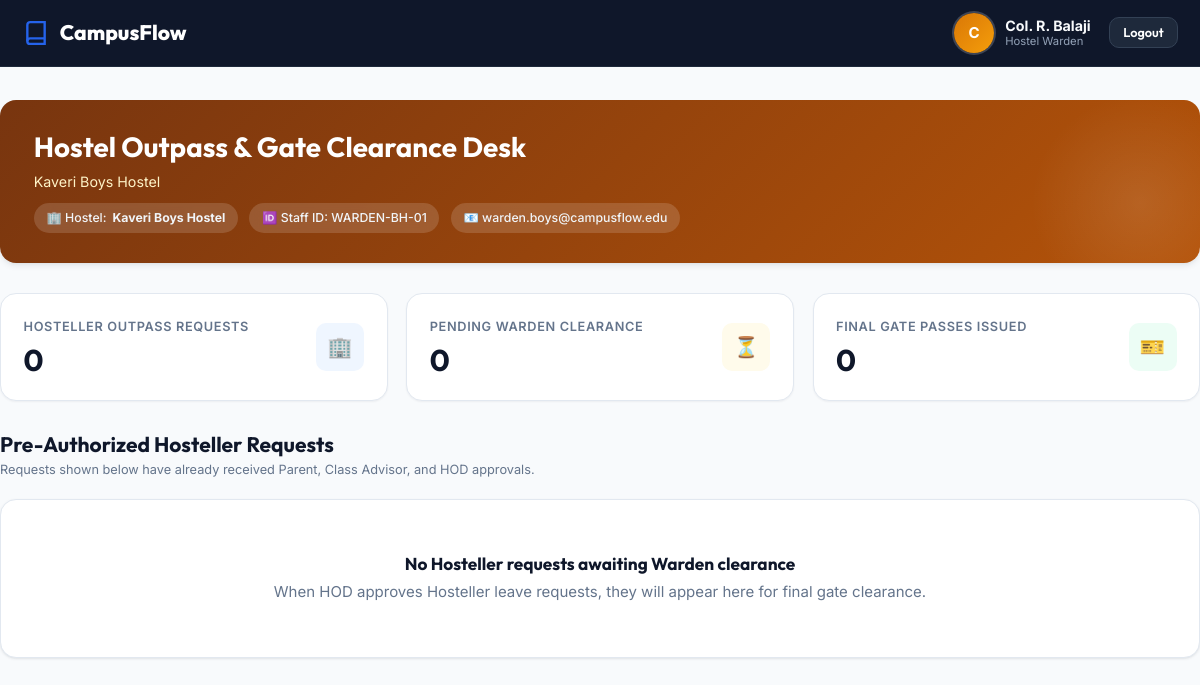
The app's page /warden/dashboard.php (signed in) with its own data.
### tables this page shows
CREATE TABLE IF NOT EXISTS `faculty` (
    `id` INT AUTO_INCREMENT PRIMARY KEY,
    `user_id` INT NOT NULL,
    `faculty_id_no` VARCHAR(50) NOT NULL UNIQUE,
    `full_name` VARCHAR(150) NOT NULL,
    `email` VARCHAR(150) NOT NULL,
    `phone` VARCHAR(30) NOT NULL,
    `role_type` ENUM('advisor', 'hod', 'warden') NOT NULL,
    `department` VARCHAR(100) NULL,
    `section_handled` VARCHAR(50) NULL,
    `hostel_name` VARCHAR(100) NULL,
    `created_at` DATETIME DEFAULT CURRENT_TIMESTAMP,
    CONSTRAINT `fk_faculty_user` FOREIGN KEY (`user_id`) REFERENCES `users`(`id`) ON DELETE CASCADE
);

### backend/auth_middleware.php (called while the page is built, shortened)
<?php
require_once __DIR__ . '/db.php';
function is_authenticated(): bool {
    return isset($_SESSION['user_id']) && !empty($_SESSION['user_id']) && isset($_SESSION['role']);
}
function require_auth(?string $required_role = null): array {
    global $pdo;
    $current_role = $_SESSION['role'];
    $user_id = (int)$_SESSION['user_id'];
    $stmt = $pdo->prepare("SELECT id, username, email, phone, role, created_at FROM users WHERE id = ?");
    $stmt->execute([$user_id]);
    $user = $stmt->fetch();
    $profile = null;
    if ($current_role === 'student') {
        $pstmt = $pdo->prepare("
            SELECT s.*, p.full_name AS parent_name, p.phone AS parent_phone, p.email AS parent_email, p.preferred_language
            FROM students s
            LEFT JOIN parents p ON s.parent_id = p.id
            WHERE s.user_id = ?
        ");
        $pstmt->execute([$user_id]);
        $profile = $pstmt->fetch();
    } elseif (in_array($current_role, ['advisor', 'hod', 'warden'], true)) {
        $pstmt = $pdo->prepare("SELECT * FROM faculty WHERE user_id = ?");
        $pstmt->execute([$user_id]);
        $profile = $pstmt->fetch();
    }
    return [
        'user'    => $user,
        'profile' => $profile
    ];
}

### warden/dashboard.php (the view, shortened to what this page needs)
<?php
require_once __DIR__ . '/../backend/auth_middleware.php';
$auth_data = require_auth('warden');
$warden    = $auth_data['profile'];
$stmt = $pdo->query("
    SELECT lr.*, s.register_number, s.full_name AS student_name, s.department, s.year, s.section, s.hostel_status, s.phone AS student_phone,
           p.full_name AS parent_name, p.phone AS parent_phone
    FROM leave_requests lr
    JOIN students s ON lr.student_id = s.id
    LEFT JOIN parents p ON s.parent_id = p.id
    WHERE s.hostel_status = 'hosteller' AND (
        lr.status = 'Waiting for Warden' OR
        lr.status = 'HOD Approved' OR
        lr.status = 'Warden Approved' OR
        lr.status = 'Warden Rejected' OR
        lr.status = 'Completed'
    )
    ORDER BY lr.created_at DESC
");
$leaves = $stmt->fetchAll();
$total_hostel = count($leaves);
$pending_warden = 0;
$gatepasses_issued = 0;
?>
<!DOCTYPE html>
<html lang="en">
<head>
    <link rel="stylesheet" href="../assets/css/main.css">
    <link rel="stylesheet" href="../assets/css/dashboard.css">
</head>
<body class="dashboard-layout">
    <header class="app-navbar">
        <div class="container nav-wrapper">
            <a href="../index.html" class="brand-logo">
                <svg width="26" height="26" viewBox="0 0 24 24" fill="none" stroke="currentColor" stroke-width="2.2">
                    <path d="M4 19.5A2.5 2.5 0 0 1 6.5 17H20"></path>
                    <path d="M6.5 2H20v20H6.5A2.5 2.5 0 0 1 4 19.5v-15A2.5 2.5 0 0 1 6.5 2z"></path>
                </svg>
                CampusFlow
            </a>
            <div class="user-profile-menu">
                <div class="user-badge-info">
                    <div class="user-avatar" style="background: linear-gradient(135deg, #d97706, #f59e0b);"><?= strtoupper(substr($warden['full_name'] ?? 'W', 0, 1)) ?></div>
                    <div class="user-text">
                        <div class="user-name"><?= htmlspecialchars($warden['full_name'] ?? 'Warden') ?></div>
                        <div class="user-role-tag">Hostel Warden</div>
                    </div>
                </div>
                <a href="../backend/logout.php" class="btn btn-secondary btn-sm" style="background:#1e293b; color:#fff; border-color:#334155;">Logout</a>
            </div>
        </div>
    </header>
    <main class="dashboard-content container">
        <div class="profile-banner-card" style="background: linear-gradient(135deg, #78350f 0%, #b45309 100%);">
            <div class="profile-banner-grid">
                <div class="profile-main-details">
                    <h1>Hostel Outpass & Gate Clearance Desk</h1>
                    <p style="color: #fef3c7; font-size: 0.95rem;">
                        <?= htmlspecialchars($warden['hostel_name'] ?? 'Institutional Hostels') ?>
                    </p>
                    <div class="profile-meta-tags">
                        <span class="meta-pill">🏢 Hostel: <strong><?= htmlspecialchars($warden['hostel_name'] ?? 'Hostel Warden') ?></strong></span>
                        <span class="meta-pill">🆔 Staff ID: <?= htmlspecialchars($warden['faculty_id_no']) ?></span>
                        <span class="meta-pill">📧 <?= htmlspecialchars($warden['email']) ?></span>
                    </div>
                </div>
            </div>
        </div>
        <div class="stats-grid">
            <div class="stat-card">
                <div class="stat-info">
                    <span>Hosteller Outpass Requests</span>
                    <h3><?= $total_hostel ?></h3>
                </div>
                <div class="stat-icon-wrapper stat-icon-blue">🏢</div>
            </div>
            <div class="stat-card">
                <div class="stat-info">
                    <span>Pending Warden Clearance</span>
                    <h3><?= $pending_warden ?></h3>
                </div>
                <div class="stat-icon-wrapper stat-icon-yellow">⏳</div>
            </div>
            <div class="stat-card">
                <div class="stat-info">
                    <span>Final Gate Passes Issued</span>
                    <h3><?= $gatepasses_issued ?></h3>
                </div>
                <div class="stat-icon-wrapper stat-icon-green">🎫</div>
            </div>
        </div>
        <div class="section-toolbar">
            <div>
                <h2>Pre-Authorized Hosteller Requests</h2>
                <p style="color:#64748b; font-size:0.85rem; margin-top:0.2rem;">
                    Requests shown below have already received Parent, Class Advisor, and HOD approvals.
                </p>
            </div>
        </div>
        <div class="table-card">
            <?php if (empty($leaves)): ?>
                <div class="empty-state">
                    <h4>No Hosteller requests awaiting Warden clearance</h4>
                    <p>When HOD approves Hosteller leave requests, they will appear here for final gate clearance.</p>
                </div>
            <?php endif; ?>
        </div>
    </main>
</body>
</html>

### assets/css/main.css (style rules this page uses)
:root { --primary: #1e40af; --primary-hover: #1d4ed8; --primary-light: #eff6ff; --primary-dark: #0f172a; --accent: #2563eb; --accent-cyan: #06b6d4; --success: #059669; --success-bg: #ecfdf5; --success-border: #a7f3d0; --warning: #d97706; --warning-bg: #fffbeb; --warning-border: #fde68a; --danger: #dc2626; --danger-bg: #fef2f2; --danger-border: #fecaca; --info: #0284c7; --info-bg: #f0f9ff; --info-border: #bae6fd; --bg-page: #f8fafc; --bg-surface: #ffffff; --bg-surface-elevated: #ffffff; --border-color: #e2e8f0; --border-light: #f1f5f9; --text-main: #0f172a; --text-muted: #64748b; --text-light: #94a3b8; --text-inverse: #ffffff; --shadow-xs: 0 1px 2px 0 rgba(15, 23, 42, 0.05); --shadow-sm: 0 1px 3px 0 rgba(15, 23, 42, 0.08), 0 1px 2px -1px rgba(15, 23, 42, 0.08); --shadow-md: 0 4px 6px -1px rgba(15, 23, 42, 0.08), 0 2px 4px -2px rgba(15, 23, 42, 0.06); --shadow-lg: 0 10px 15px -3px rgba(15, 23, 42, 0.08), 0 4px 6px -4px rgba(15, 23, 42, 0.05); --shadow-xl: 0 20px 25px -5px rgba(15, 23, 42, 0.1), 0 8px 10px -6px rgba(15, 23, 42, 0.06); --radius-sm: 6px; --radius-md: 10px; --radius-lg: 16px; --radius-full: 9999px; --transition-fast: 150ms cubic-bezier(0.4, 0, 0.2, 1); --transition-smooth: 250ms cubic-bezier(0.4, 0, 0.2, 1); }
*, *::before, *::after { box-sizing: border-box; margin: 0; padding: 0; }
html { font-family: 'Inter', system-ui, -apple-system, sans-serif; font-size: 15px; line-height: 1.6; color: var(--text-main); background-color: var(--bg-page); scroll-behavior: smooth; -webkit-font-smoothing: antialiased; }
body { min-height: 100vh; display: flex; flex-direction: column; }
h1, h2, h3, h4, h5, h6 { font-family: 'Outfit', sans-serif; font-weight: 700; line-height: 1.25; color: var(--text-main); }
a { color: var(--primary); text-decoration: none; transition: color var(--transition-fast); }
.container { width: 100%; max-width: 1240px; margin: 0 auto; padding: 0 1.5rem; }
.nav-wrapper { display: flex; align-items: center; justify-content: space-between; height: 72px; }
.brand-logo { display: flex; align-items: center; gap: 0.75rem; font-family: 'Outfit', sans-serif; font-size: 1.4rem; font-weight: 800; color: var(--primary-dark); text-decoration: none; }
.brand-logo svg { color: var(--accent); }
.btn { display: inline-flex; align-items: center; justify-content: center; gap: 0.5rem; padding: 0.65rem 1.25rem; font-family: 'Outfit', sans-serif; font-size: 0.95rem; font-weight: 600; border-radius: var(--radius-md); border: 1px solid transparent; cursor: pointer; transition: all var(--transition-fast); text-decoration: none; line-height: 1.3; }
.btn-secondary { background: var(--bg-surface); color: var(--text-main); border: 1px solid var(--border-color); }
.btn-sm { padding: 0.4rem 0.85rem; font-size: 0.85rem; }

### records on screen
faculty: full_name "C", full_name "Col. R. Balaji", hostel_name "Kaveri Boys Hostel", faculty_id_no "WARDEN-BH-01", email "warden.boys@campusflow.edu"

### other values on screen
$total_hostel "0"
$pending_warden "0"
$gatepasses_issued "0"
